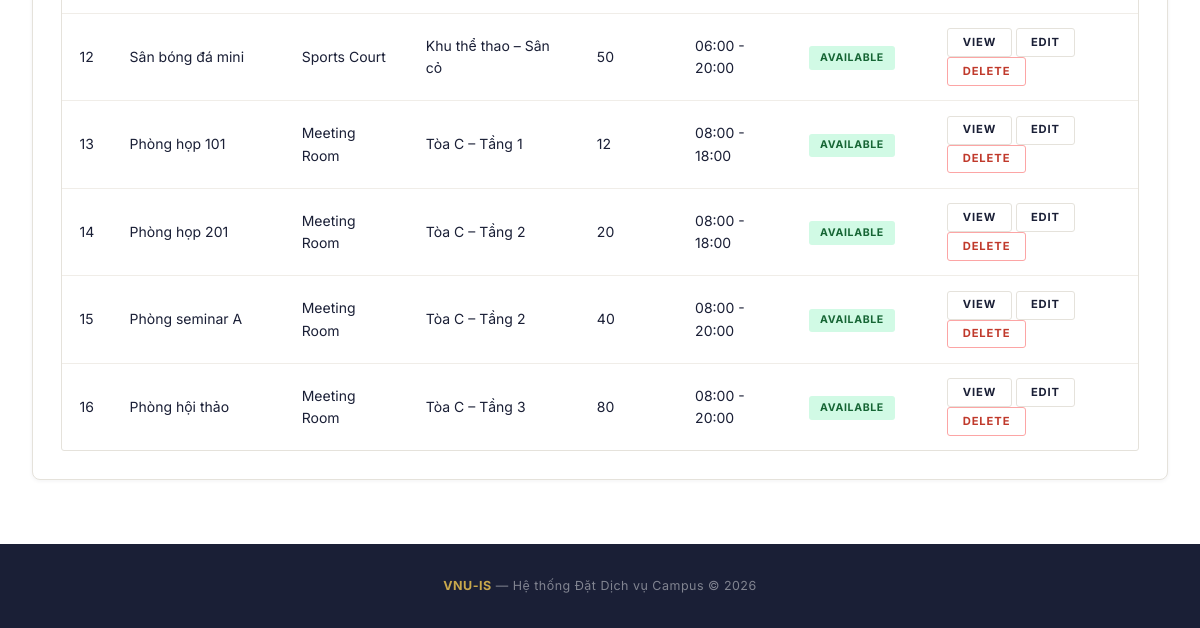
Before: /admin/facilities.php (signed in, lower part) with the older database file.
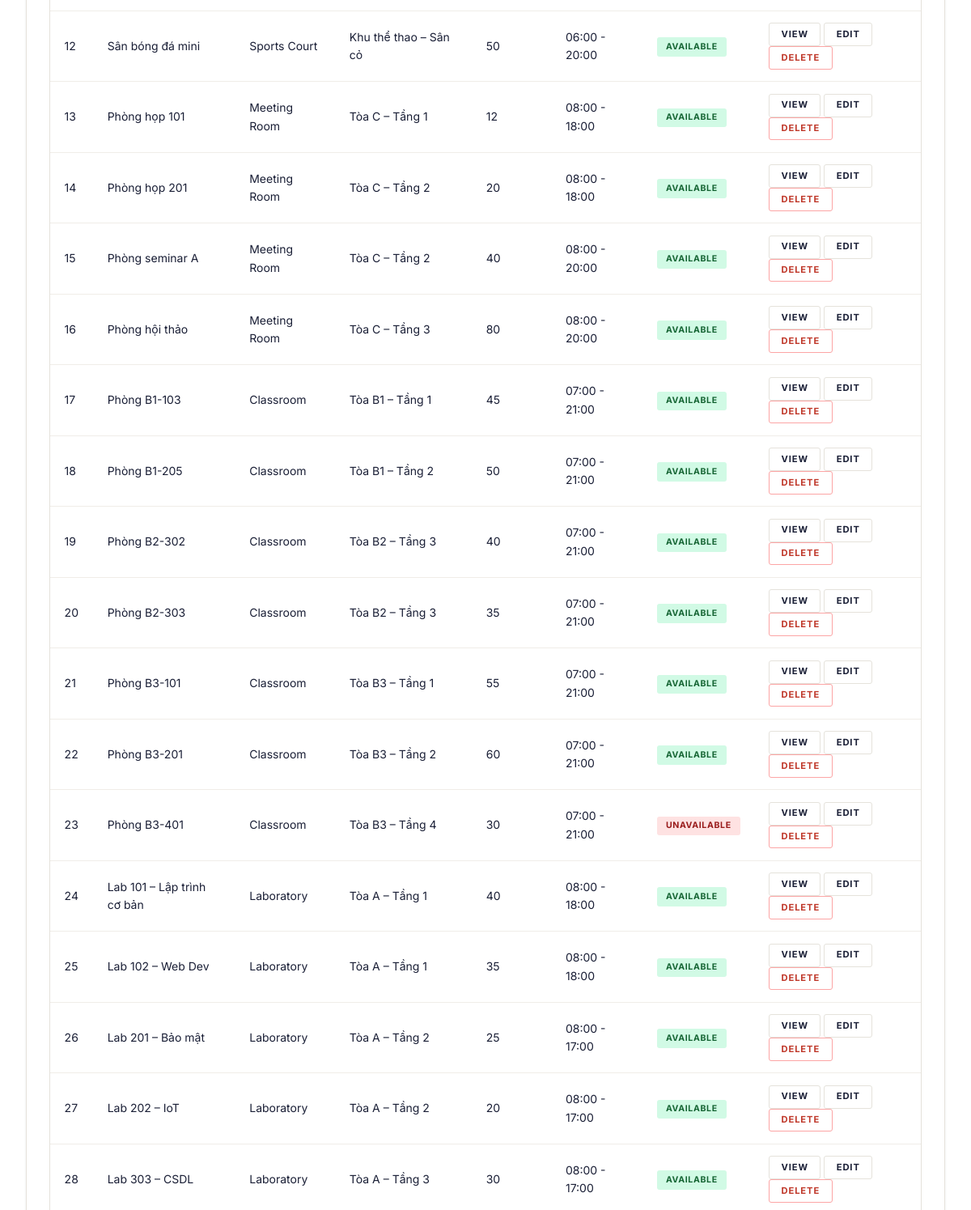
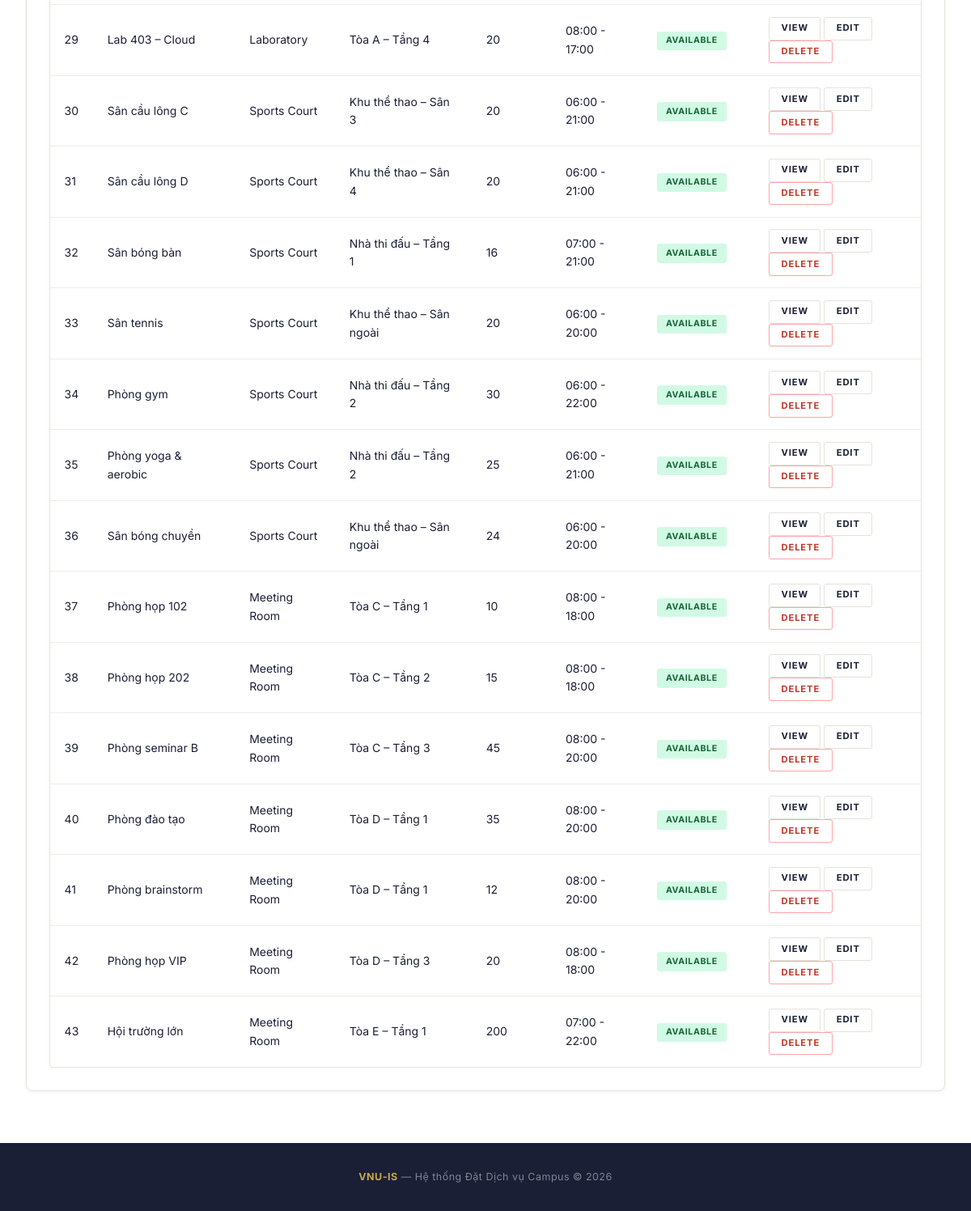
After: the same page with the newer database file (2 pictures, top to bottom).
### tables this page shows
CREATE TABLE facilities (
    facility_id INT AUTO_INCREMENT PRIMARY KEY,
    category_id INT NOT NULL,
    facility_name VARCHAR(150) NOT NULL,
    location VARCHAR(200) NOT NULL,
    capacity INT NOT NULL,
    open_time TIME NOT NULL,
    close_time TIME NOT NULL,
    facility_status ENUM('available', 'unavailable') NOT NULL DEFAULT 'available',
    description TEXT DEFAULT NULL,
    FOREIGN KEY (category_id) REFERENCES facility_categories(category_id),
    UNIQUE KEY unique_facility_location (facility_name, location)
);

CREATE TABLE facility_categories (
    category_id INT AUTO_INCREMENT PRIMARY KEY,
    category_name VARCHAR(100) NOT NULL UNIQUE,
    description VARCHAR(255) DEFAULT NULL
);

### config/database.php (called while the page is built, shortened)
<?php
function getDB(): PDO
{
    static $pdo = null;
    if ($pdo === null) {
        $pdo = new PDO(
            'mysql:host=' . DB_HOST . ';dbname=' . DB_NAME . ';charset=utf8mb4',
            DB_USER,
            DB_PASS,
            [
                PDO::ATTR_ERRMODE => PDO::ERRMODE_EXCEPTION,
                PDO::ATTR_DEFAULT_FETCH_MODE => PDO::FETCH_ASSOC,
            ]
        );
    }
    return $pdo;
}

### backend/core/Database.php (called while the page is built, shortened)
<?php
class Database
{
    private static ?PDO $connection = null;
    public static function getConnection(): PDO
    {
        if (self::$connection === null) {
            self::$connection = getDB();
        }
        return self::$connection;
    }
}

### backend/services/FacilityService.php (called while the page is built, shortened)
<?php
class FacilityService
{
    private FacilityModel $facilityModel;
    public function __construct()
    {
        $this->facilityModel = new FacilityModel();
    }
    public function getAllFacilities(): array
    {
        return $this->facilityModel->findAllWithCategory();
    }
}

### backend/models/BaseModel.php (called while the page is built, shortened)
<?php
abstract class BaseModel
{
    public function __construct()
    {
        $this->db = Database::getConnection();
    }
}

### backend/models/FacilityModel.php (called while the page is built, shortened)
<?php
class FacilityModel extends BaseModel
{
    public function findAllWithCategory(): array
    {
        return $this->db->query("
            SELECT f.*, c.category_name
            FROM facilities f
            INNER JOIN facility_categories c ON f.category_id = c.category_id
            ORDER BY f.facility_id
        ")->fetchAll();
    }
}

### backend/core/Helpers.php (called while the page is built, shortened)
<?php
function e(?string $value): string
{
    return htmlspecialchars($value ?? '', ENT_QUOTES, 'UTF-8');
}
function formatTime(?string $time): string
{
    return substr($time, 0, 5);
}

### admin/facilities.php (the view, shortened to what this page needs)
<?php
$facilityService = new FacilityService();
$facilities = $facilityService->getAllFacilities();
require_once __DIR__ . '/../includes/header.php';
?>
<div class="card">
    <div class="table-responsive">
        <table>
            <tbody>
                <?php foreach ($facilities as $f): ?>
                <tr>
                    <td><?= $f['facility_id'] ?></td>
                    <td><?= e($f['facility_name']) ?></td>
                    <td><?= e($f['category_name']) ?></td>
                    <td><?= e($f['location']) ?></td>
                    <td><?= $f['capacity'] ?></td>
                    <td><?= formatTime($f['open_time']) ?> - <?= formatTime($f['close_time']) ?></td>
                    <td><span class="badge badge-<?= $f['facility_status'] ?>"><?= e($f['facility_status']) ?></span></td>
                    <td>
                        <a href="/webfinal/admin/facility_detail.php?id=<?= $f['facility_id'] ?>" class="btn btn-secondary btn-sm">View</a>
                        <a href="/webfinal/admin/facility_form.php?id=<?= $f['facility_id'] ?>" class="btn btn-secondary btn-sm">Edit</a>
                        <a href="?delete=<?= $f['facility_id'] ?>" class="btn btn-danger btn-sm" onclick="return confirm('Delete?')">Delete</a>
                    </td>
                </tr>
                <?php endforeach; ?>
            </tbody>
        </table>
    </div>
</div>
<?php require_once __DIR__ . '/../includes/footer.php'; ?>

Changed rows visible on the page:
added facilities: facility_id "17", facility_name "Phòng B1-103", category.category_name "Classroom", location "Tòa B1 – Tầng 1", capacity "45", open_time "07:00", close_time "21:00", facility_status "AVAILABLE"
added facilities: facility_id "18", facility_name "Phòng B1-205", category.category_name "Classroom", location "Tòa B1 – Tầng 2", capacity "50", open_time "07:00", close_time "21:00", facility_status "AVAILABLE"
added facilities: facility_id "19", facility_name "Phòng B2-302", category.category_name "Classroom", location "Tòa B2 – Tầng 3", capacity "40", open_time "07:00", close_time "21:00", facility_status "AVAILABLE"
added facilities: facility_id "20", facility_name "Phòng B2-303", category.category_name "Classroom", location "Tòa B2 – Tầng 3", capacity "35", open_time "07:00", close_time "21:00", facility_status "AVAILABLE"
added facilities: facility_id "21", facility_name "Phòng B3-101", category.category_name "Classroom", location "Tòa B3 – Tầng 1", capacity "55", open_time "07:00", close_time "21:00", facility_status "AVAILABLE"
added facilities: facility_id "22", facility_name "Phòng B3-201", category.category_name "Classroom", location "Tòa B3 – Tầng 2", capacity "60", open_time "07:00", close_time "21:00", facility_status "AVAILABLE"
added facilities: facility_id "23", facility_name "Phòng B3-401", category.category_name "Classroom", location "Tòa B3 – Tầng 4", capacity "30", open_time "07:00", close_time "21:00", facility_status "UNAVAILABLE"
added facilities: facility_id "24", facility_name "Lab 101 – Lập trình cơ bản", category.category_name "Laboratory", location "Tòa A – Tầng 1", capacity "40", open_time "08:00", close_time "18:00", facility_status "AVAILABLE"
added facilities: facility_id "25", facility_name "Lab 102 – Web Dev", category.category_name "Laboratory", location "Tòa A – Tầng 1", capacity "35", open_time "08:00", close_time "18:00", facility_status "AVAILABLE"
added facilities: facility_id "26", facility_name "Lab 201 – Bảo mật", category.category_name "Laboratory", location "Tòa A – Tầng 2", capacity "25", open_time "08:00", close_time "17:00", facility_status "AVAILABLE"
added facilities: facility_id "27", facility_name "Lab 202 – IoT", category.category_name "Laboratory", location "Tòa A – Tầng 2", capacity "20", open_time "08:00", close_time "17:00", facility_status "AVAILABLE"
added facilities: facility_id "28", facility_name "Lab 303 – CSDL", category.category_name "Laboratory", location "Tòa A – Tầng 3", capacity "30", open_time "08:00", close_time "17:00", facility_status "AVAILABLE"
added facilities: facility_id "29", facility_name "Lab 403 – Cloud", category.category_name "Laboratory", location "Tòa A – Tầng 4", capacity "20", open_time "08:00", close_time "17:00", facility_status "AVAILABLE"
added facilities: facility_id "30", facility_name "Sân cầu lông C", category.category_name "Sports Court", location "Khu thể thao – Sân 3", capacity "20", open_time "06:00", close_time "21:00", facility_status "AVAILABLE"
added facilities: facility_id "31", facility_name "Sân cầu lông D", category.category_name "Sports Court", location "Khu thể thao – Sân 4", capacity "20", open_time "06:00", close_time "21:00", facility_status "AVAILABLE"
added facilities: facility_id "32", facility_name "Sân bóng bàn", category.category_name "Sports Court", location "Nhà thi đấu – Tầng 1", capacity "16", open_time "07:00", close_time "21:00", facility_status "AVAILABLE"
added facilities: facility_id "33", facility_name "Sân tennis", category.category_name "Sports Court", location "Khu thể thao – Sân ngoài", capacity "20", open_time "06:00", close_time "20:00", facility_status "AVAILABLE"
added facilities: facility_id "34", facility_name "Phòng gym", category.category_name "Sports Court", location "Nhà thi đấu – Tầng 2", capacity "30", open_time "06:00", close_time "22:00", facility_status "AVAILABLE"
added facilities: facility_id "35", facility_name "Phòng yoga & aerobic", category.category_name "Sports Court", location "Nhà thi đấu – Tầng 2", capacity "25", open_time "06:00", close_time "21:00", facility_status "AVAILABLE"
added facilities: facility_id "36", facility_name "Sân bóng chuyền", category.category_name "Sports Court", location "Khu thể thao – Sân ngoài", capacity "24", open_time "06:00", close_time "20:00", facility_status "AVAILABLE"
added facilities: facility_id "37", facility_name "Phòng họp 102", category.category_name "Meeting Room", location "Tòa C – Tầng 1", capacity "10", open_time "08:00", close_time "18:00", facility_status "AVAILABLE"
added facilities: facility_id "38", facility_name "Phòng họp 202", category.category_name "Meeting Room", location "Tòa C – Tầng 2", capacity "15", open_time "08:00", close_time "18:00", facility_status "AVAILABLE"
added facilities: facility_id "39", facility_name "Phòng seminar B", category.category_name "Meeting Room", location "Tòa C – Tầng 3", capacity "45", open_time "08:00", close_time "20:00", facility_status "AVAILABLE"
added facilities: facility_id "40", facility_name "Phòng đào tạo", category.category_name "Meeting Room", location "Tòa D – Tầng 1", capacity "35", open_time "08:00", close_time "20:00", facility_status "AVAILABLE"
added facilities: facility_id "41", facility_name "Phòng brainstorm", category.category_name "Meeting Room", location "Tòa D – Tầng 1", capacity "12", open_time "08:00", close_time "20:00", facility_status "AVAILABLE"
added facilities: facility_id "42", facility_name "Phòng họp VIP", category.category_name "Meeting Room", location "Tòa D – Tầng 3", capacity "20", open_time "08:00", close_time "18:00", facility_status "AVAILABLE"
added facilities: facility_id "43", facility_name "Hội trường lớn", category.category_name "Meeting Room", location "Tòa E – Tầng 1", capacity "200", open_time "07:00", close_time "22:00", facility_status "AVAILABLE"
